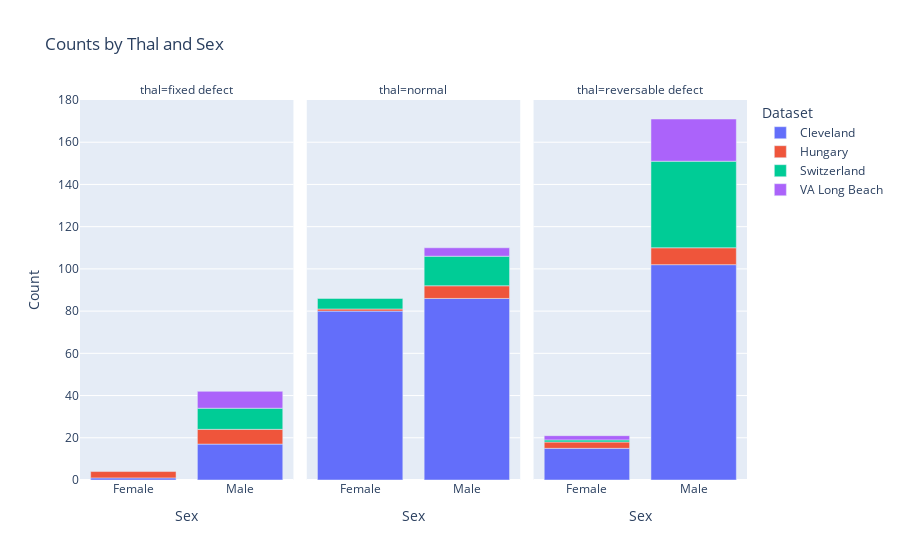

Notebook code cell kept with this figure:
### Code cell
# Assuming df is your DataFrame
grouped_counts = df.groupby(['thal', 'sex', 'dataset']).size().reset_index(name='count')

fig = px.bar(grouped_counts, x='sex', y='count', color='dataset',
             facet_col='thal', facet_col_wrap=3,
             labels={'sex': 'Sex', 'count': 'Count', 'dataset': 'Dataset'},
             title='Counts by Thal and Sex')

fig.show()

### Figure 1 — Plotly figure (JSON) as saved in the notebook; plotly's stock layout.template omitted (floating-point values rounded to 4 significant figures)
{"data": [{"hovertemplate": "Dataset=Cleveland<br>thal=fixed defect<br>Sex=%{x}<br>Count=%{y}<extra></extra>", "legendgroup": "Cleveland", "marker": {"color": "#636efa", "pattern": {"shape": ""}}, "name": "Cleveland", "orientation": "v", "showlegend": true, "textposition": "auto", "type": "bar", "x": ["Female", "Male"], "xaxis": "x", "y": [1, 17], "yaxis": "y"}, {"hovertemplate": "Dataset=Cleveland<br>thal=normal<br>Sex=%{x}<br>Count=%{y}<extra></extra>", "legendgroup": "Cleveland", "marker": {"color": "#636efa", "pattern": {"shape": ""}}, "name": "Cleveland", "orientation": "v", "showlegend": false, "textposition": "auto", "type": "bar", "x": ["Female", "Male"], "xaxis": "x2", "y": [80, 86], "yaxis": "y2"}, {"hovertemplate": "Dataset=Cleveland<br>thal=reversable defect<br>Sex=%{x}<br>Count=%{y}<extra></extra>", "legendgroup": "Cleveland", "marker": {"color": "#636efa", "pattern": {"shape": ""}}, "name": "Cleveland", "orientation": "v", "showlegend": false, "textposition": "auto", "type": "bar", "x": ["Female", "Male"], "xaxis": "x3", "y": [15, 102], "yaxis": "y3"}, {"hovertemplate": "Dataset=Hungary<br>thal=fixed defect<br>Sex=%{x}<br>Count=%{y}<extra></extra>", "legendgroup": "Hungary", "marker": {"color": "#EF553B", "pattern": {"shape": ""}}, "name": "Hungary", "orientation": "v", "showlegend": true, "textposition": "auto", "type": "bar", "x": ["Female", "Male"], "xaxis": "x", "y": [3, 7], "yaxis": "y"}, {"hovertemplate": "Dataset=Hungary<br>thal=normal<br>Sex=%{x}<br>Count=%{y}<extra></extra>", "legendgroup": "Hungary", "marker": {"color": "#EF553B", "pattern": {"shape": ""}}, "name": "Hungary", "orientation": "v", "showlegend": false, "textposition": "auto", "type": "bar", "x": ["Female", "Male"], "xaxis": "x2", "y": [1, 6], "yaxis": "y2"}, {"hovertemplate": "Dataset=Hungary<br>thal=reversable defect<br>Sex=%{x}<br>Count=%{y}<extra></extra>", "legendgroup": "Hungary", "marker": {"color": "#EF553B", "pattern": {"shape": ""}}, "name": "Hungary", "orientation": "v", "showlegend": false, "textposition": "auto", "type": "bar", "x": ["Female", "Male"], "xaxis": "x3", "y": [3, 8], "yaxis": "y3"}, {"hovertemplate": "Dataset=Switzerland<br>thal=fixed defect<br>Sex=%{x}<br>Count=%{y}<extra></extra>", "legendgroup": "Switzerland", "marker": {"color": "#00cc96", "pattern": {"shape": ""}}, "name": "Switzerland", "orientation": "v", "showlegend": true, "textposition": "auto", "type": "bar", "x": ["Male"], "xaxis": "x", "y": [10], "yaxis": "y"}, {"hovertemplate": "Dataset=Switzerland<br>thal=normal<br>Sex=%{x}<br>Count=%{y}<extra></extra>", "legendgroup": "Switzerland", "marker": {"color": "#00cc96", "pattern": {"shape": ""}}, "name": "Switzerland", "orientation": "v", "showlegend": false, "textposition": "auto", "type": "bar", "x": ["Female", "Male"], "xaxis": "x2", "y": [5, 14], "yaxis": "y2"}, {"hovertemplate": "Dataset=Switzerland<br>thal=reversable defect<br>Sex=%{x}<br>Count=%{y}<extra></extra>", "legendgroup": "Switzerland", "marker": {"color": "#00cc96", "pattern": {"shape": ""}}, "name": "Switzerland", "orientation": "v", "showlegend": false, "textposition": "auto", "type": "bar", "x": ["Female", "Male"], "xaxis": "x3", "y": [1, 41], "yaxis": "y3"}, {"hovertemplate": "Dataset=VA Long Beach<br>thal=fixed defect<br>Sex=%{x}<br>Count=%{y}<extra></extra>", "legendgroup": "VA Long Beach", "marker": {"color": "#ab63fa", "pattern": {"shape": ""}}, "name": "VA Long Beach", "orientation": "v", "showlegend": true, "textposition": "auto", "type": "bar", "x": ["Male"], "xaxis": "x", "y": [8], "yaxis": "y"}, {"hovertemplate": "Dataset=VA Long Beach<br>thal=normal<br>Sex=%{x}<br>Count=%{y}<extra></extra>", "legendgroup": "VA Long Beach", "marker": {"color": "#ab63fa", "pattern": {"shape": ""}}, "name": "VA Long Beach", "orientation": "v", "showlegend": false, "textposition": "auto", "type": "bar", "x": ["Male"], "xaxis": "x2", "y": [4], "yaxis": "y2"}, {"hovertemplate": "Dataset=VA Long Beach<br>thal=reversable defect<br>Sex=%{x}<br>Count=%{y}<extra></extra>", "legendgroup": "VA Long Beach", "marker": {"color": "#ab63fa", "pattern": {"shape": ""}}, "name": "VA Long Beach", "orientation": "v", "showlegend": false, "textposition": "auto", "type": "bar", "x": ["Female", "Male"], "xaxis": "x3", "y": [2, 20], "yaxis": "y3"}], "layout": {"annotations": [{"font": {}, "showarrow": false, "text": "thal=fixed defect", "x": 0.16, "xanchor": "center", "xref": "paper", "y": 1, "yanchor": "bottom", "yref": "paper"}, {"font": {}, "showarrow": false, "text": "thal=normal", "x": 0.5, "xanchor": "center", "xref": "paper", "y": 1, "yanchor": "bottom", "yref": "paper"}, {"font": {}, "showarrow": false, "text": "thal=reversable defect", "x": 0.84, "xanchor": "center", "xref": "paper", "y": 1, "yanchor": "bottom", "yref": "paper"}], "barmode": "relative", "legend": {"title": {"text": "Dataset"}, "tracegroupgap": 0}, "title": {"text": "Counts by Thal and Sex"}, "xaxis": {"anchor": "y", "domain": [0, 0.32], "title": {"text": "Sex"}}, "xaxis2": {"anchor": "y2", "domain": [0.34, 0.66], "matches": "x", "title": {"text": "Sex"}}, "xaxis3": {"anchor": "y3", "domain": [0.68, 1.0], "matches": "x", "title": {"text": "Sex"}}, "yaxis": {"anchor": "x", "domain": [0, 1], "title": {"text": "Count"}}, "yaxis2": {"anchor": "x2", "domain": [0, 1], "matches": "y", "showticklabels": false}, "yaxis3": {"anchor": "x3", "domain": [0, 1], "matches": "y", "showticklabels": false}}}
